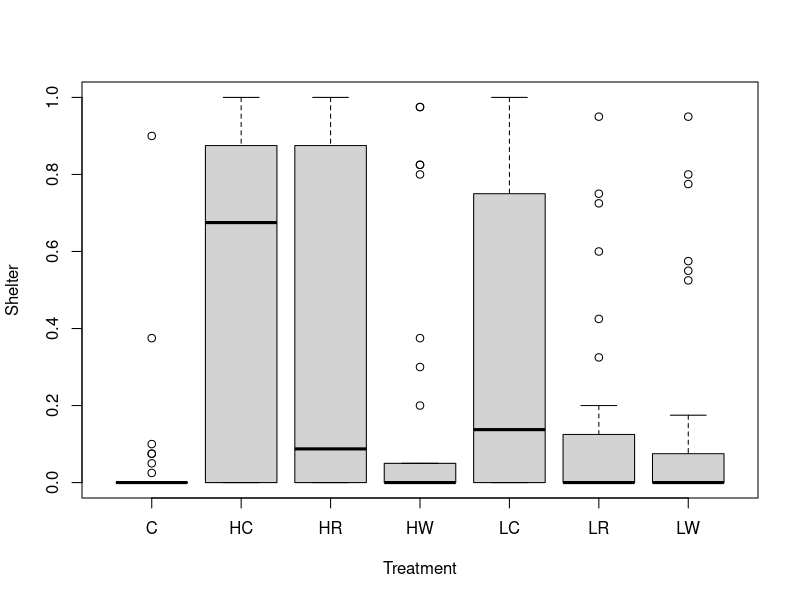
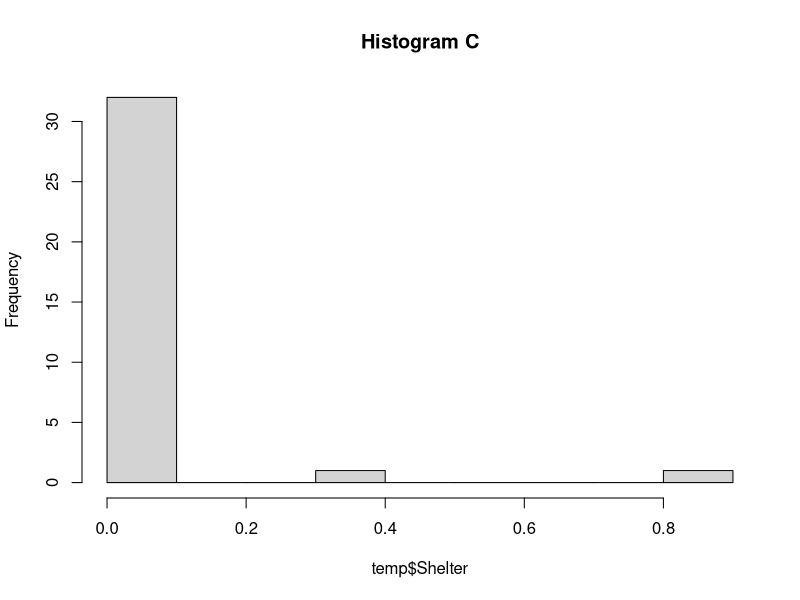
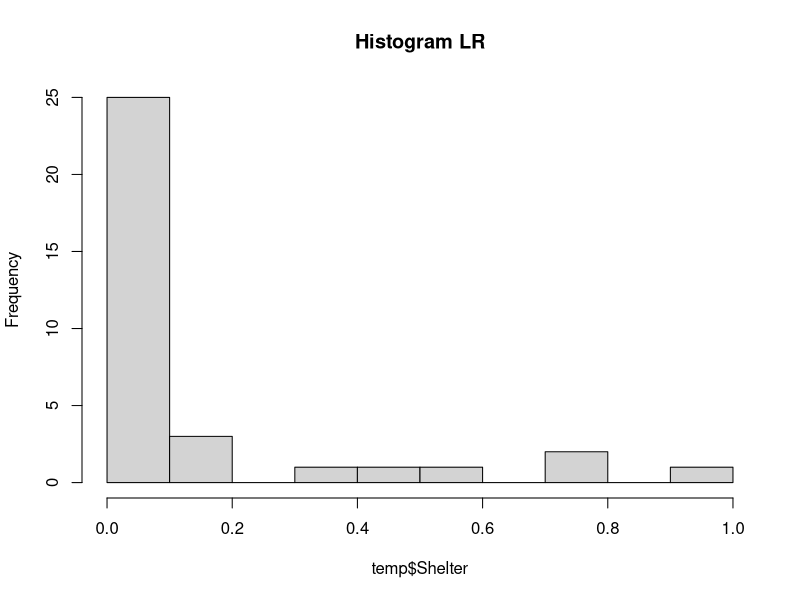
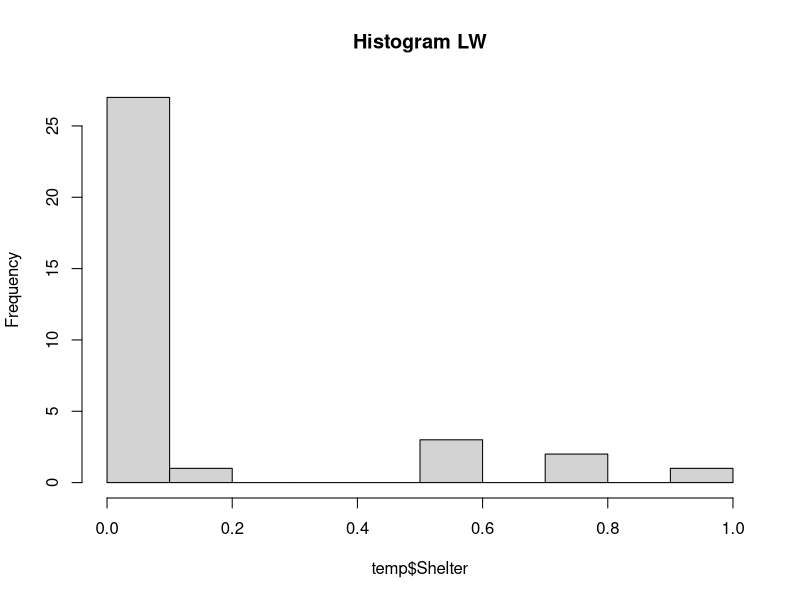
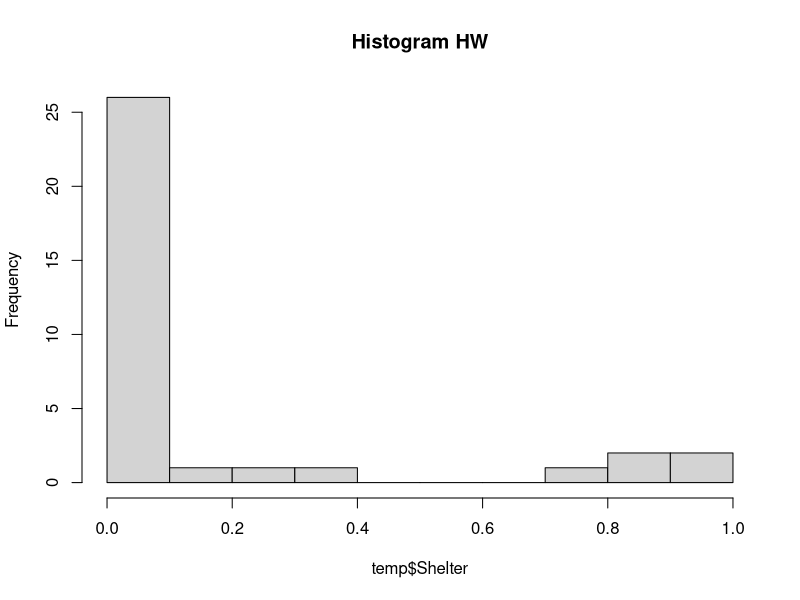
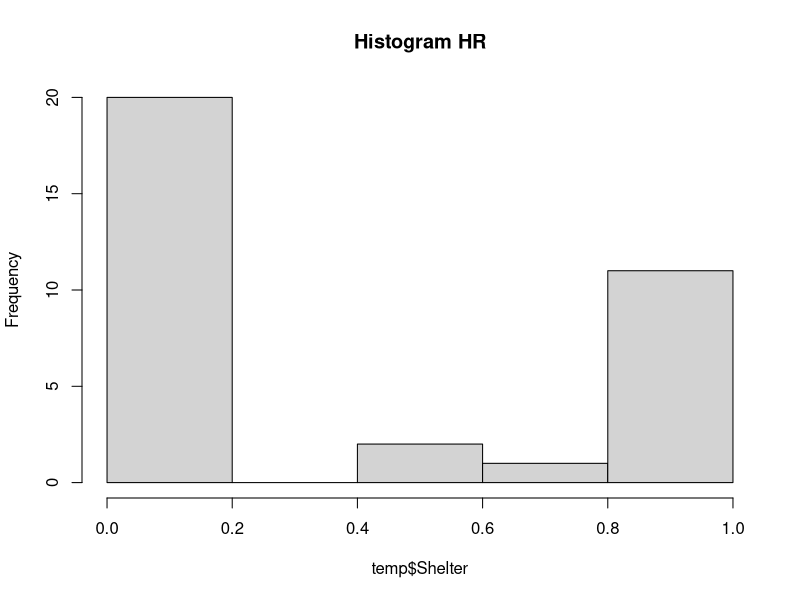
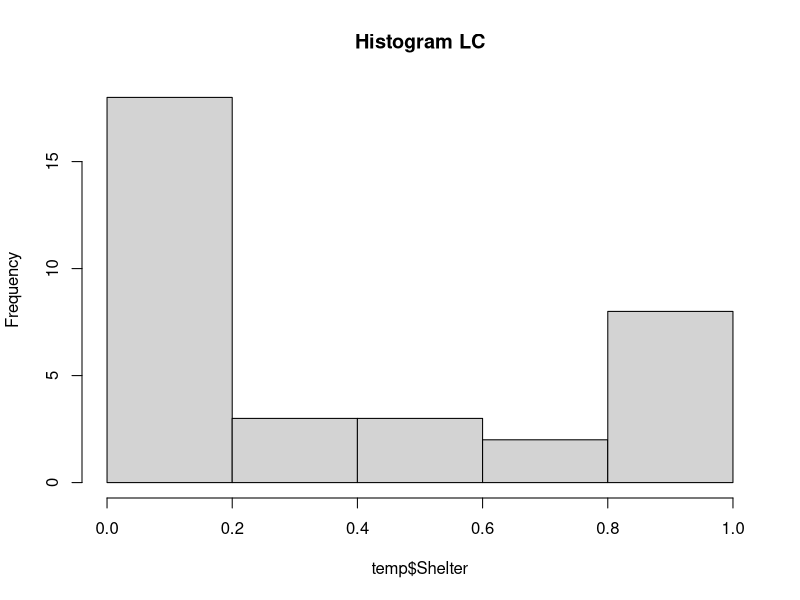
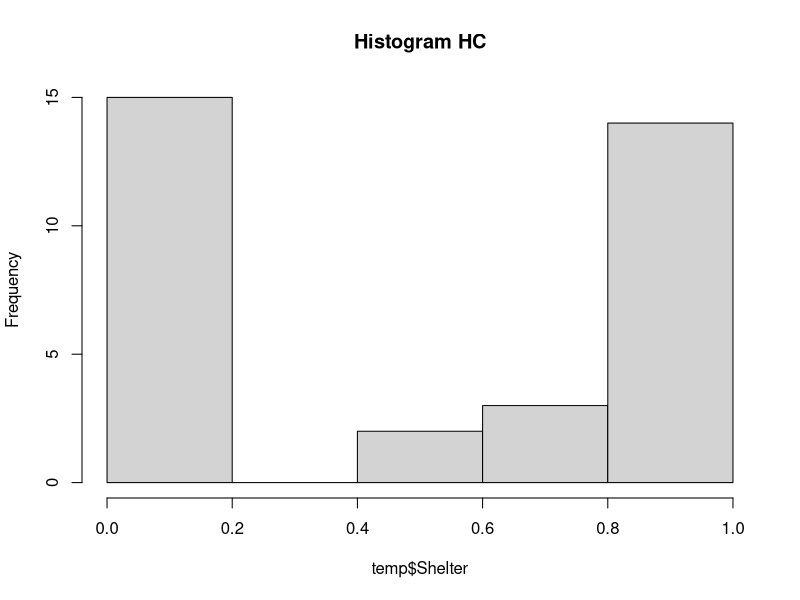

These figures' R source, in order:
##Installing and loading packages
install.packages("ggplot2")
install.packages("ggpubr")
install.packages("emmeans")
install.packages("ggeffects")
require(ggplot2)
require(ggpubr)
require(emmeans)
require(ggeffects)

##Reading in the data
setwd()
woodlice<- read.csv("Woodlice.csv", stringsAsFactors = T)
str(woodlice)


###SHELTERING###

#Investigating the data graphically with a boxplot and checking for outliers
boxplot(Shelter ~ Treatment, data = woodlice)
##Outliers were not removed because firstly, they were observations and thus biologically relevant.  
##Secondly, as the sample size is relatively small, removing the outliers would mean removing a considerable amount of data.
##For example, for sheltering, removing the outliers for LR would mean excluding nearly 20% of the data points for this treatment.  
 
##Investigating the data graphically with histograms to check the distribution
temp <- NULL
treatments_vector <- unique(woodlice$Treatment)
par(mfrow=c(1,1))

for(i in 1:length(treatments_vector)){
  temp <- subset(woodlice, Treatment==treatments_vector[i])
  histogram <- hist(temp$Shelter, main=paste("Histogram", treatments_vector[i]))
}

##Calculating central tendency and spread for sheltering
##Because the data is skewed, the median and range give a better indication of centrality and spread than mean and SD. 
attach(woodlice)

x <- Shelter[Treatment=="C"]
median(x)
range(x)

x <- Shelter[Treatment=="HC"]
median(x)
range(x)

x <- Shelter[Treatment=="HR"]
median(x)
range(x)

x <- Shelter[Treatment=="HW"]
median(x)
range(x)

x <- Shelter[Treatment=="LC"]
median(x)
range(x)

x <- Shelter[Treatment=="LR"]
median(x)
range(x)

x <- Shelter[Treatment=="LW"]
median(x)
range(x)

##Fitting linear model and checking assumptions
model <- lm (Shelter ~Treatment,data=woodlice)
par(mfrow=c(2,2))
plot(model)
summary(model)
##Assumptions of linear modelling are violated even when the response variable is transformed.  Thus, I fit a binomial GLM as this is likely to be more appropriate. 

##Fitting the GLM 
##A GLM with binomial error distribution was used as the response variable is proportion data.  
##The logit-link function, the natural logarithm of the odds ratio, transforms the proportion data into a suitable form for linear regression analysis thus allowing the interpretation of how treatment affects the odds of sheltering.
##The proportion of time spent sheltering is the continuous response variable and treatment is the categorical explanatory variable.
M1<- glm(Shelter ~ Treatment, data = woodlice, family = "binomial")
summary(M1)

##Null deviance summarises how well the response variable is predicted by a null model and the residual deviance summarises how well the response variable is predicted by the current model.  
##These are used to estimate the goodness-of-fit of the current model.  
##The PseudoR^2 (1 - (152.62/180.96)) = 0.16 and thus this model explains 16% of variation in sheltering.
##The dispersion Parameter (152.62/231) = 0.66.  
##Methods for underdispersion are undeveloped and the sample size is reasonably small so underdispersion is not problematic.  Therefore, I continued to interpret this model. 
 
##Checking the assumptions of linear modelling with diagnostic plots
par(mfrow=c(2,2))
plot(M1)
sum(cooks.distance(M1)>1)
##Assumptions of linear modelling are considered satisfied and no outliers were identified.  

##Checking the goodness of fit of my model.  
anova(M1, test = "Chisq")
##The significant Chi value demonstrates that treatment is having an effect on sheltering.

##Comparing my model to a null model
glm(Shelter ~ 1, data= woodlice, family = "binomial")
##The AIC is lower in my model than in the null model, indicating that my model has a greater goodness of fit.  
##However, as I am not comparing multiple models, but am instead only using one model with an explanatory variable of known biological importance, the AIC value is not of great relevance as it does not provide an absolute measure of model quality.   

##Conducting pairwise comparisons with an adjustment for multiple testing to compare and test for significant differences between the means of all the treatments.  
em <- emmeans(M1, "Treatment")
contrast(em, "pairwise", adjust = "Tukey")
##According to the pairwise comparisons, the only significant difference is between C and HC.  
##This could be due to the relatively small sample size in each treatment resulting in low statistical power, increasing the likelihood of Type II errors (false negatives).

##Calculating the difference in proportion of time spent sheltering between the treatments that differ significantly and pairs of interest.
emmeans(M1, specs = "Treatment", type = "response")
##C-HC: 0.4721 - 0.0471 = 0.43
##c-HR: 0.3669 -  0.0471 = 0.32
##HR-LR: 0.3669 - 0.1368 = 0.23.  ##Despite not statistically significant, this effect size could be biologically significant. 

##Plotting the model using ggpredict to visualise the differences in effect size between the treatments. 
test<-ggpredict(M1, term = "Treatment")
ggplot(test, aes(x=x, y=predicted))+
  geom_point()+
  geom_errorbar(aes(ymin=conf.low, ymax = conf.high)) +
  geom_point(woodlice,mapping = aes(x=Treatment, y=Shelter), color = "grey")+
  labs(x= "Treatment", y = "Proportion of time spent sheltering")+
  theme_classic()

dev.off()


###AGGREGATING###

##Investigating the data graphically with boxplot and checking for outliers
boxplot(Aggregation ~ Treatment, data = woodlice)
##Outliers were not removed because firstly, they were observations and thus biologically relevant.  
##Secondly, as the sample size is relatively small, removing the outliers would mean removing a considerable amount of data.

##Investigating the data graphically with histograms to check the distribution
temp <- NULL
treatments_vector <- unique(woodlice$Treatment)
par(mfrow=c(1,1))

for(i in 1:length(treatments_vector)){
  temp <- subset(woodlice, Treatment==treatments_vector[i])
  histogram <- hist(temp$Aggregation, main=paste("Histogram", treatments_vector[i]))
}

##Fitting linear model and checking assumptions
model2 <- lm (Aggregation~Treatment,data=woodlice)
par(mfrow=c(2,2))
plot(model2)
summary(model2)
##Assumptions of linear modelling are violated even when the response variable is transformed.  Thus, I fit binomial GLM as this is likely to be more appropriate.  

##Fitting the GLM
##A GLM with binomial error distribution was used as the response variable is proportion data.  
##The logit-link function, the natural logarithm of the odds ratio, transforms the proportion data into a suitable form for linear regression analysis thus allowing the interpretation of how treatment affects the odds of sheltering.
##The proportion of time spent aggregation is the continuous response variable and treatment was the categorical explanatory variable.
M2<- glm(Aggregation ~Treatment, data = woodlice, family = "binomial")
summary(M2)
##The PseudoR^2 (1 - (60.118/71.336) = 0.16 and thus this model explains 16% of variation in sheltering.
##The dispersion Parameter (60.118/231) = 0.26.  
##Methods for underdispersion are undeveloped and the sample size is reasonably small so underdispersion is not problematic.  Therefore, I continued to interpret this model. 

##Checking the assumptions of linear modelling with diagnostic plots
par(mfrow=c(2,2))
plot(M2)
sum(cooks.distance(M2)>1)
##Assumptions of linear modelling are considered satisfied (not perfect but sufficient for ecological data) and no outliers were identified.  

##Checking the goodness of fit of my model.
anova(M2, test = "Chisq")
##The non-significant Chi value indicates that treatment does not have an effect on aggregation.   

##Comparing my model to a null model
glm(Aggregation ~ 1, data= woodlice, family = "binomial")
##The AIC is lower in the null model compared to my model, indicating a lower goodness of fit in my model.  
##This is to be expected if treatment is not having an effect on aggregation.

##Conducting pairwise comparisons 
em <- emmeans(M2, "Treatment")
contrast(em, "pairwise", adjust = "Tukey")
##It is to be expected that no significant differences were to be found.  
##Although the relatively small sample size in each treatment reduces statistical power, increasing the likelihood of Type II errors (false negatives), the previous model validation suggests that treatment does not impact aggregation.
##Thus, larger sample sizes may have less of an effect on the pairwise comparisons for aggregating than for sheltering.

##Calculating the difference in proportion of time spent aggregating between the pair of interest (although not significantly different).
emmeans(M2, specs = "Treatment", type = "response")
##HW-C: 0.1934-0.0684 = 0.13

##Plotting the model using ggpredict to visualise the differences in time spent aggregating between the treatments. 
test2<-ggpredict(M2, term = "Treatment")
ggplot(test2, aes(x=x, y=predicted))+
  geom_point()+
  geom_errorbar(aes(ymin=conf.low, ymax = conf.high)) +
  geom_point(woodlice, mapping = aes(x=Treatment, y=Aggregation), color = "grey")+
  labs(x= "Treatment", y = "Proportion of time spent aggregating")+
  theme_classic()

##Calculating central tendency and spread for aggregating
##Because the data is skewed, the median and range give a better indication of centrality and spread than mean and SD. 

x <- Aggregation [Treatment=="C"]
median(x)
range(x)

x <- Aggregation [Treatment=="HC"]
median(x)
range(x)

x <- Aggregation [Treatment=="HR"]
median(x)
range(x)

x <- Aggregation [Treatment=="HW"]
median(x)
range(x)

x <- Aggregation [Treatment=="LC"]
median(x)
range(x)

x <- Aggregation [Treatment=="LR"]
median(x)
range(x)

x <- Aggregation [Treatment=="LW"]
median(x)
range(x)
